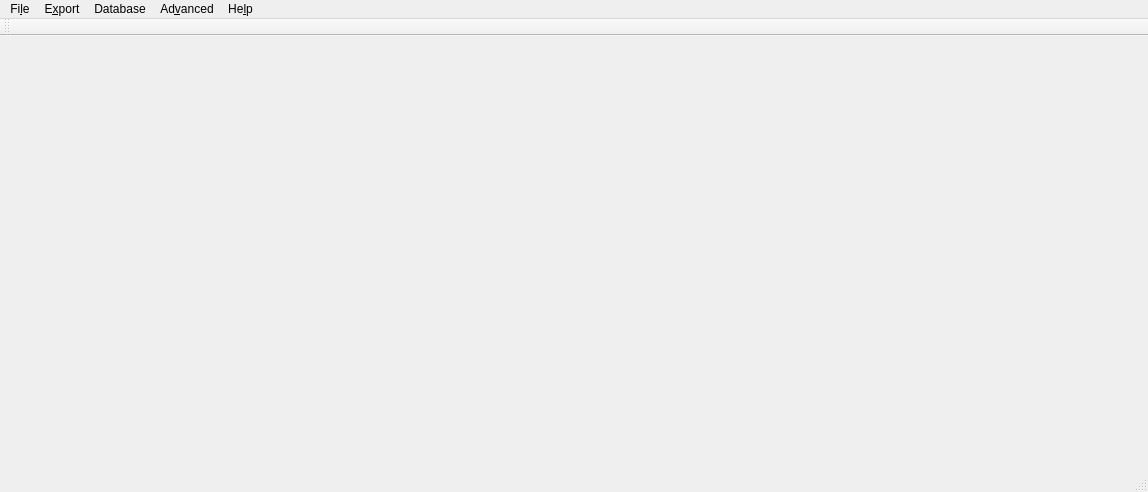
<?xml version="1.0" encoding="UTF-8"?>
<ui version="4.0">
 <class>PMNGMainWindow</class>
 <widget class="QMainWindow" name="PMNGMainWindow">
  <property name="geometry">
   <rect>
    <x>0</x>
    <y>0</y>
    <width>1148</width>
    <height>492</height>
   </rect>
  </property>
  <property name="windowTitle">
   <string>PMNGMainWindow</string>
  </property>
  <widget class="QWidget" name="centralWidget">
   <layout class="QVBoxLayout" name="verticalLayout">
    <item>
     <layout class="QHBoxLayout" name="horizontalLayout_2">
      <item>
       <layout class="QVBoxLayout" name="qvlay_leftPane"/>
      </item>
      <item>
       <layout class="QVBoxLayout" name="qvlay_compositionEFG"/>
      </item>
     </layout>
    </item>
   </layout>
  </widget>
  <widget class="QMenuBar" name="menuBar">
   <property name="geometry">
    <rect>
     <x>0</x>
     <y>0</y>
     <width>1148</width>
     <height>22</height>
    </rect>
   </property>
   <widget class="QMenu" name="menuFile">
    <property name="title">
     <string>Fi&amp;le</string>
    </property>
    <addaction name="actionNew"/>
    <addaction name="actionLoad"/>
    <addaction name="actionSave"/>
    <addaction name="actionSave_as"/>
    <addaction name="actionExit"/>
   </widget>
   <widget class="QMenu" name="menuAbout">
    <property name="title">
     <string>He&amp;lp</string>
    </property>
    <addaction name="actionCheck_for_update"/>
    <addaction name="actionAbout"/>
   </widget>
   <widget class="QMenu" name="menuExport">
    <property name="title">
     <string>E&amp;xport</string>
    </property>
    <widget class="QMenu" name="menuElectrophoregram">
     <property name="title">
      <string>&amp;Electrophoregram</string>
     </property>
     <addaction name="actionExportEFGAsCSV"/>
    </widget>
    <addaction name="menuElectrophoregram"/>
   </widget>
   <widget class="QMenu" name="menuDatabase">
    <property name="title">
     <string>Database</string>
    </property>
    <addaction name="actionDatabase_editor"/>
    <addaction name="actionOpen_database"/>
   </widget>
   <widget class="QMenu" name="menuAdvanced">
    <property name="title">
     <string>Ad&amp;vanced</string>
    </property>
    <addaction name="actionSet_debugging_output"/>
   </widget>
   <addaction name="menuFile"/>
   <addaction name="menuExport"/>
   <addaction name="menuDatabase"/>
   <addaction name="menuAdvanced"/>
   <addaction name="menuAbout"/>
  </widget>
  <widget class="QToolBar" name="mainToolBar">
   <attribute name="toolBarArea">
    <enum>TopToolBarArea</enum>
   </attribute>
   <attribute name="toolBarBreak">
    <bool>false</bool>
   </attribute>
  </widget>
  <widget class="QStatusBar" name="statusBar"/>
  <action name="actionExit">
   <property name="text">
    <string>&amp;Exit</string>
   </property>
  </action>
  <action name="actionAbout">
   <property name="text">
    <string>&amp;About</string>
   </property>
  </action>
  <action name="actionLoad">
   <property name="text">
    <string>&amp;Load</string>
   </property>
  </action>
  <action name="actionNew">
   <property name="text">
    <string>&amp;New</string>
   </property>
  </action>
  <action name="actionSave">
   <property name="text">
    <string>&amp;Save</string>
   </property>
  </action>
  <action name="actionExportEFGAsCSV">
   <property name="text">
    <string>&amp;As CSV</string>
   </property>
  </action>
  <action name="actionDatabase_editor">
   <property name="text">
    <string>&amp;Database editor</string>
   </property>
  </action>
  <action name="actionOpen_database">
   <property name="text">
    <string>&amp;Load another database</string>
   </property>
   <property name="iconText">
    <string>Load another database</string>
   </property>
   <property name="toolTip">
    <string>Load another database of constituents instead of the default one</string>
   </property>
  </action>
  <action name="actionSet_debugging_output">
   <property name="text">
    <string>&amp;Set debugging output</string>
   </property>
  </action>
  <action name="actionCheck_for_update">
   <property name="text">
    <string>&amp;Check for update</string>
   </property>
  </action>
  <action name="actionSave_as">
   <property name="text">
    <string>Save as</string>
   </property>
  </action>
 </widget>
 <layoutdefault spacing="6" margin="11"/>
 <resources/>
 <connections/>
</ui>
